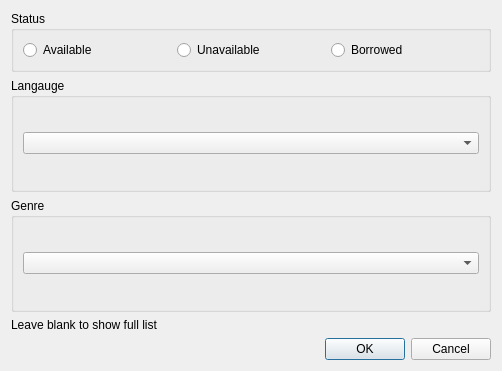
<?xml version="1.0" encoding="UTF-8"?>
<ui version="4.0">
 <class>filterDialog</class>
 <widget class="QDialog" name="filterDialog">
  <property name="geometry">
   <rect>
    <x>0</x>
    <y>0</y>
    <width>502</width>
    <height>371</height>
   </rect>
  </property>
  <property name="windowTitle">
   <string>Filter</string>
  </property>
  <layout class="QVBoxLayout" name="verticalLayout_2">
   <item>
    <layout class="QVBoxLayout" name="verticalLayout_3" stretch="0,2,2,0,0">
     <item>
      <widget class="QGroupBox" name="groupBox_Status">
       <property name="title">
        <string>Status</string>
       </property>
       <layout class="QHBoxLayout" name="horizontalLayout">
        <item>
         <widget class="QRadioButton" name="radioButton_Available">
          <property name="text">
           <string>Available</string>
          </property>
         </widget>
        </item>
        <item>
         <widget class="QRadioButton" name="radioButton_Unavailable">
          <property name="text">
           <string>Unavailable</string>
          </property>
         </widget>
        </item>
        <item>
         <widget class="QRadioButton" name="radioButton_Borrowed">
          <property name="text">
           <string>Borrowed</string>
          </property>
         </widget>
        </item>
       </layout>
      </widget>
     </item>
     <item>
      <widget class="QGroupBox" name="groupBox_Language">
       <property name="title">
        <string>Langauge</string>
       </property>
       <layout class="QVBoxLayout" name="verticalLayout">
        <item>
         <widget class="QComboBox" name="comboBox_Language">
          <item>
           <property name="text">
            <string/>
           </property>
          </item>
          <item>
           <property name="text">
            <string>English</string>
           </property>
          </item>
          <item>
           <property name="text">
            <string>German</string>
           </property>
          </item>
          <item>
           <property name="text">
            <string>French</string>
           </property>
          </item>
          <item>
           <property name="text">
            <string>Dutch</string>
           </property>
          </item>
          <item>
           <property name="text">
            <string>Italian</string>
           </property>
          </item>
          <item>
           <property name="text">
            <string>Spanish</string>
           </property>
          </item>
          <item>
           <property name="text">
            <string>Finnish</string>
           </property>
          </item>
          <item>
           <property name="text">
            <string>Hangarian</string>
           </property>
          </item>
          <item>
           <property name="text">
            <string>Portuguese</string>
           </property>
          </item>
          <item>
           <property name="text">
            <string>Esperanto</string>
           </property>
          </item>
          <item>
           <property name="text">
            <string>Latin</string>
           </property>
          </item>
          <item>
           <property name="text">
            <string>Norwegian</string>
           </property>
          </item>
          <item>
           <property name="text">
            <string>Afrikaans</string>
           </property>
          </item>
         </widget>
        </item>
       </layout>
      </widget>
     </item>
     <item>
      <widget class="QGroupBox" name="groupBox">
       <property name="title">
        <string>Genre</string>
       </property>
       <layout class="QVBoxLayout" name="verticalLayout_7">
        <item>
         <widget class="QComboBox" name="comboBox_Genre">
          <item>
           <property name="text">
            <string/>
           </property>
          </item>
          <item>
           <property name="text">
            <string>Mystery</string>
           </property>
          </item>
          <item>
           <property name="text">
            <string>Thriller and Suspense</string>
           </property>
          </item>
          <item>
           <property name="text">
            <string>Horror</string>
           </property>
          </item>
          <item>
           <property name="text">
            <string>Science Fiction</string>
           </property>
          </item>
          <item>
           <property name="text">
            <string>Fantasy</string>
           </property>
          </item>
          <item>
           <property name="text">
            <string>High Fantasy</string>
           </property>
          </item>
          <item>
           <property name="text">
            <string>Urban Fantasy</string>
           </property>
          </item>
          <item>
           <property name="text">
            <string>Grimdark Fantasy</string>
           </property>
          </item>
          <item>
           <property name="text">
            <string>Dystopian Fiction</string>
           </property>
          </item>
          <item>
           <property name="text">
            <string>Romance</string>
           </property>
          </item>
          <item>
           <property name="text">
            <string>Romantasy</string>
           </property>
          </item>
          <item>
           <property name="text">
            <string>Historical Fiction</string>
           </property>
          </item>
          <item>
           <property name="text">
            <string>Comtemporary Fiction</string>
           </property>
          </item>
          <item>
           <property name="text">
            <string>Literary Fiction</string>
           </property>
          </item>
          <item>
           <property name="text">
            <string>Young Adult</string>
           </property>
          </item>
          <item>
           <property name="text">
            <string>New Adult</string>
           </property>
          </item>
          <item>
           <property name="text">
            <string>Xenofiction</string>
           </property>
          </item>
          <item>
           <property name="text">
            <string>Children's Fiction</string>
           </property>
          </item>
          <item>
           <property name="text">
            <string>Graphic Novel</string>
           </property>
          </item>
          <item>
           <property name="text">
            <string>Manga</string>
           </property>
          </item>
          <item>
           <property name="text">
            <string>Short Story</string>
           </property>
          </item>
          <item>
           <property name="text">
            <string>Novella</string>
           </property>
          </item>
          <item>
           <property name="text">
            <string>Autobiography</string>
           </property>
          </item>
          <item>
           <property name="text">
            <string>Memoir</string>
           </property>
          </item>
          <item>
           <property name="text">
            <string>Biography</string>
           </property>
          </item>
          <item>
           <property name="text">
            <string>Self-help</string>
           </property>
          </item>
          <item>
           <property name="text">
            <string>Parenting</string>
           </property>
          </item>
          <item>
           <property name="text">
            <string>Food and Drink</string>
           </property>
          </item>
          <item>
           <property name="text">
            <string>Photography</string>
           </property>
          </item>
          <item>
           <property name="text">
            <string>History</string>
           </property>
          </item>
          <item>
           <property name="text">
            <string>Business</string>
           </property>
          </item>
          <item>
           <property name="text">
            <string>Humor</string>
           </property>
          </item>
          <item>
           <property name="text">
            <string>True Crime</string>
           </property>
          </item>
          <item>
           <property name="text">
            <string>Religion and Spirituality</string>
           </property>
          </item>
          <item>
           <property name="text">
            <string>Philosophy</string>
           </property>
          </item>
          <item>
           <property name="text">
            <string>Health and Fitness</string>
           </property>
          </item>
          <item>
           <property name="text">
            <string>Science</string>
           </property>
          </item>
          <item>
           <property name="text">
            <string>Technology</string>
           </property>
          </item>
          <item>
           <property name="text">
            <string>Crafts and DIY</string>
           </property>
          </item>
          <item>
           <property name="text">
            <string>Learning and Education</string>
           </property>
          </item>
          <item>
           <property name="text">
            <string>Essays</string>
           </property>
          </item>
          <item>
           <property name="text">
            <string>Gardening and Homesteading</string>
           </property>
          </item>
          <item>
           <property name="text">
            <string>Music</string>
           </property>
          </item>
          <item>
           <property name="text">
            <string>Children's</string>
           </property>
          </item>
          <item>
           <property name="text">
            <string>Other Non-Fiction</string>
           </property>
          </item>
         </widget>
        </item>
       </layout>
      </widget>
     </item>
     <item>
      <widget class="QLabel" name="label">
       <property name="text">
        <string>Leave blank to show full list</string>
       </property>
      </widget>
     </item>
     <item>
      <widget class="QDialogButtonBox" name="buttonBox">
       <property name="orientation">
        <enum>Qt::Orientation::Horizontal</enum>
       </property>
       <property name="standardButtons">
        <set>QDialogButtonBox::StandardButton::Cancel|QDialogButtonBox::StandardButton::Ok</set>
       </property>
      </widget>
     </item>
    </layout>
   </item>
  </layout>
 </widget>
 <resources/>
 <connections>
  <connection>
   <sender>buttonBox</sender>
   <signal>accepted()</signal>
   <receiver>filterDialog</receiver>
   <slot>accept()</slot>
   <hints>
    <hint type="sourcelabel">
     <x>248</x>
     <y>254</y>
    </hint>
    <hint type="destinationlabel">
     <x>157</x>
     <y>274</y>
    </hint>
   </hints>
  </connection>
  <connection>
   <sender>buttonBox</sender>
   <signal>rejected()</signal>
   <receiver>filterDialog</receiver>
   <slot>reject()</slot>
   <hints>
    <hint type="sourcelabel">
     <x>316</x>
     <y>260</y>
    </hint>
    <hint type="destinationlabel">
     <x>286</x>
     <y>274</y>
    </hint>
   </hints>
  </connection>
 </connections>
</ui>
